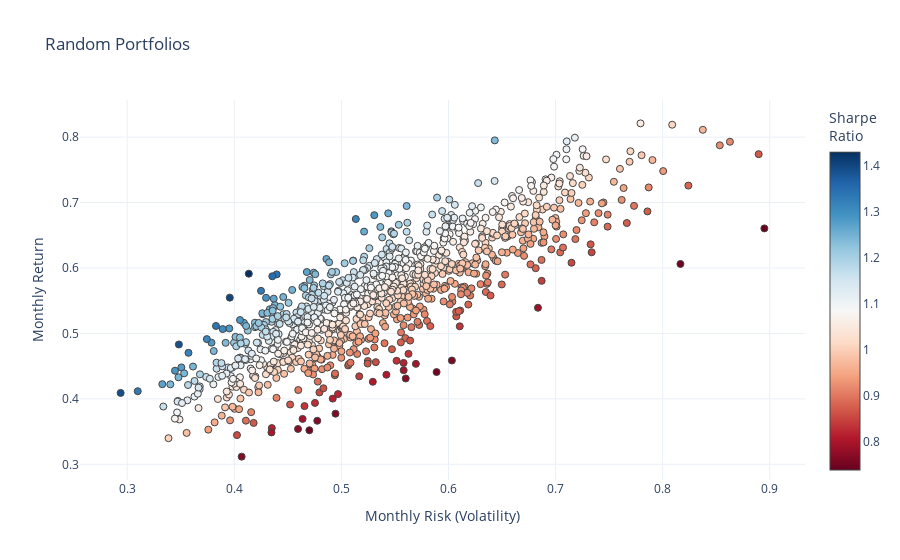

The notebook cell saved with this chart:
### Code cell
#-- Plot the risk vs. return of randomly generated portfolios
#- Convert the list from before into an array for easy plotting
mean_variance_pairsRand = np.array(mean_variance_pairsRand)
risk_free_rate=0 #-- Include risk free rate here for sharpe ratio

#-- Create Plot
fig = go.Figure()
fig.add_trace(go.Scatter(x=mean_variance_pairsRand[:,1]**0.5, 
                         y=mean_variance_pairsRand[:,0], 
                      #- Add color scale for sharpe ratio   
                      marker=dict(color=(mean_variance_pairsRand[:,0]-risk_free_rate)/(mean_variance_pairsRand[:,1]**0.5), 
                                  showscale=True, 
                                  size=7,
                                  line=dict(width=1),
                                  colorscale="RdBu",
                                  colorbar=dict(title="Sharpe<br>Ratio")
                                 ), 
                      mode='markers'))
#- Add title/labels
fig.update_layout(template='plotly_white',
                  xaxis=dict(title='Monthly Risk (Volatility)'),
                  yaxis=dict(title='Monthly Return'),
                  title='Random Portfolios',
                  coloraxis_colorbar=dict(title="Sharpe Ratio"))

### Figure 1 — Plotly figure (JSON) as saved in the notebook; plotly's stock layout.template omitted (floating-point values rounded to 4 significant figures; data arrays with more than 128 entries replaced by an {"elided": "..."} marker saying what was removed)
{"data": [{"marker": {"color": {"elided": "1000 float values"}, "colorbar": {"title": {"text": "Sharpe<br>Ratio"}}, "colorscale": [[0, "rgb(103,0,31)"], [0.1, "rgb(178,24,43)"], [0.2, "rgb(214,96,77)"], [0.3, "rgb(244,165,130)"], [0.4, "rgb(253,219,199)"], [0.5, "rgb(247,247,247)"], [0.6, "rgb(209,229,240)"], [0.7, "rgb(146,197,222)"], [0.8, "rgb(67,147,195)"], [0.9, "rgb(33,102,172)"], [1, "rgb(5,48,97)"]], "line": {"width": 1}, "showscale": true, "size": 7}, "mode": "markers", "type": "scatter", "x": {"elided": "1000 float values"}, "y": {"elided": "1000 float values"}}], "layout": {"coloraxis": {"colorbar": {"title": {"text": "Sharpe Ratio"}}}, "title": {"text": "Random Portfolios"}, "xaxis": {"title": {"text": "Monthly Risk (Volatility)"}}, "yaxis": {"title": {"text": "Monthly Return"}}}}
